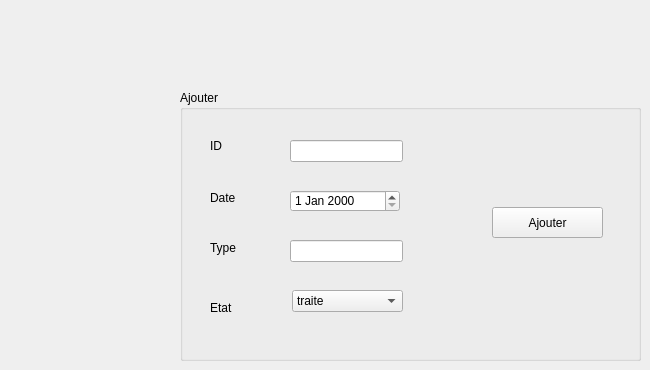
      <widget class="QWidget" name="tab_5">
       <attribute name="title">
        <string>Ajouter</string>
       </attribute>
       <widget class="QGroupBox" name="groupBox_8">
        <property name="geometry">
         <rect>
          <x>180</x>
          <y>90</y>
          <width>461</width>
          <height>271</height>
         </rect>
        </property>
        <property name="title">
         <string>Ajouter</string>
        </property>
        <widget class="QLabel" name="label_23">
         <property name="geometry">
          <rect>
           <x>30</x>
           <y>46</y>
           <width>101</width>
           <height>20</height>
          </rect>
         </property>
         <property name="text">
          <string>ID</string>
         </property>
        </widget>
        <widget class="QLabel" name="label_24">
         <property name="geometry">
          <rect>
           <x>30</x>
           <y>100</y>
           <width>56</width>
           <height>16</height>
          </rect>
         </property>
         <property name="text">
          <string>Date</string>
         </property>
        </widget>
        <widget class="QLabel" name="label_25">
         <property name="geometry">
          <rect>
           <x>30</x>
           <y>150</y>
           <width>56</width>
           <height>16</height>
          </rect>
         </property>
         <property name="text">
          <string>Type</string>
         </property>
        </widget>
        <widget class="QLabel" name="label_26">
         <property name="geometry">
          <rect>
           <x>30</x>
           <y>210</y>
           <width>56</width>
           <height>16</height>
          </rect>
         </property>
         <property name="text">
          <string>Etat</string>
         </property>
        </widget>
        <widget class="QLineEdit" name="ln_type">
         <property name="geometry">
          <rect>
           <x>110</x>
           <y>150</y>
           <width>113</width>
           <height>22</height>
          </rect>
         </property>
        </widget>
        <widget class="QPushButton" name="pb_ajouter">
         <property name="geometry">
          <rect>
           <x>312</x>
           <y>117</y>
           <width>111</width>
           <height>31</height>
          </rect>
         </property>
         <property name="text">
          <string>Ajouter</string>
         </property>
        </widget>
        <widget class="QDateEdit" name="date">
         <property name="geometry">
          <rect>
           <x>110</x>
           <y>100</y>
           <width>110</width>
           <height>22</height>
          </rect>
         </property>
        </widget>
        <widget class="QLineEdit" name="ln_id">
         <property name="geometry">
          <rect>
           <x>110</x>
           <y>50</y>
           <width>113</width>
           <height>22</height>
          </rect>
         </property>
        </widget>
        <widget class="QComboBox" name="comboBox_etatd">
         <property name="geometry">
          <rect>
           <x>112</x>
           <y>200</y>
           <width>111</width>
           <height>22</height>
          </rect>
         </property>
         <item>
          <property name="text">
           <string>traite</string>
          </property>
         </item>
         <item>
          <property name="text">
           <string>en cours</string>
          </property>
         </item>
        </widget>
       </widget>
      </widget>
